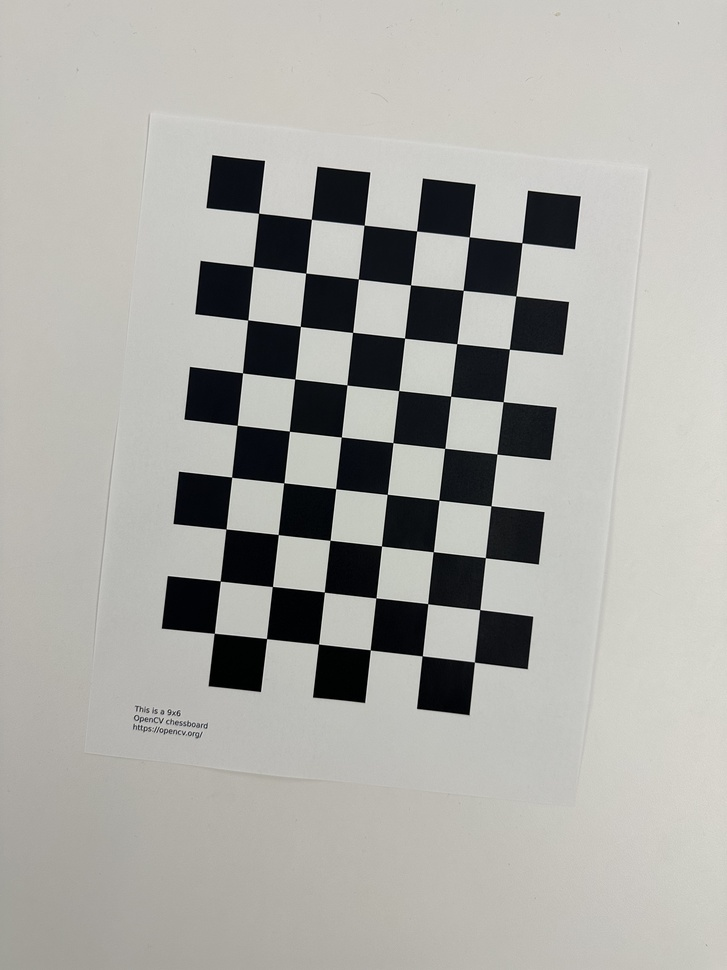
#> input picture camera_calibration/iphone_checkerboards/IMG_5815.jpeg, 727 x 970 px, shrunk from 3024 x 4032 before the run; its folder holds only this picture in this run
$ python calibration.py
#> lines starting #> are read from the running program, lines starting #| are printed output that depends on the picture; after the words box and inside, x2 and y2 are one past the last pixel; in counts of white or black regions, pixels touching at a corner belong together; long printed decimals are rounded
import numpy as np
import cv2 as cv
import glob

w = 6
h = 9
# termination criteria
criteria = (cv.TERM_CRITERIA_EPS + cv.TERM_CRITERIA_MAX_ITER, 30, 0.001)
# prepare object points, like (0,0,0), (1,0,0), (2,0,0) ....,(6,5,0)
objp = np.zeros((w*h,3), np.float32)
objp[:,:2] = np.mgrid[0:h,0:w].T.reshape(-1,2)
# Arrays to store object points and image points from all the images.
objpoints = [] # 3d point in real world space
imgpoints = [] # 2d points in image plane.
images = glob.glob('*.jpeg')

cv.startWindowThread()
for fname in images:
    print(fname)
    img = cv.imread(fname)
#> img is the input picture: shape (970, 727, 3); mean B, G, R 165.4, 170, 170.6
    gray = cv.cvtColor(img, cv.COLOR_BGR2GRAY)
    # Find the chess board corners
    ret, corners = cv.findChessboardCornersSB(gray, (h,w), None)
#> ret = True; corners = 54 rows, first 8: [214.1, 633.3], [220.2, 581], [225.9, 529.1], [231.6, 477.2], [237.1, 425.2], [242.5, 372.9], [247.7, 320], [252.9, 266.5]
    # If found, add object points, image points (after refining them)
    if ret == True:
        objpoints.append(objp)
        corners2 = cv.cornerSubPix(gray,corners, (11,11), (-1,-1), criteria)
#> corners2 = 54 rows, first 8: [214.2, 633.3], [220.3, 581], [225.9, 529], [231.6, 477.2], [237.1, 425.3], [242.5, 372.8], [247.7, 320], [252.9, 266.5]
        imgpoints.append(corners2)
        # Draw and display the corners
        cv.drawChessboardCorners(img, (h,w), corners2, ret)
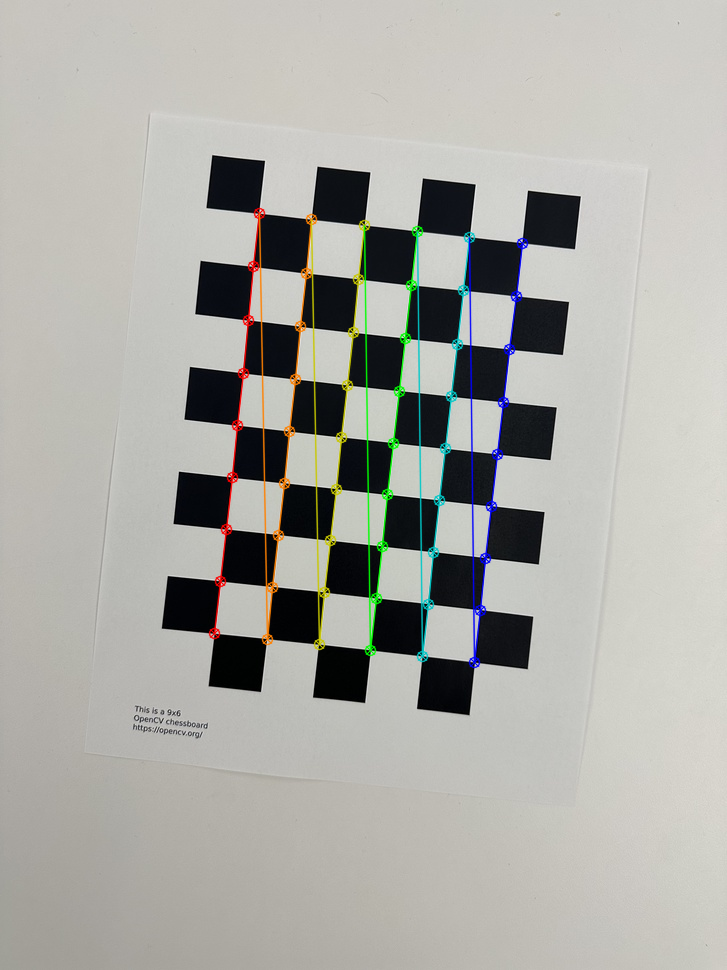
#> img: shape (970, 727, 3); 2.58% of pixels changed, all inside (x1, y1, x2, y2) = (208, 207, 529, 669)
        cv.imshow('img', img)
        cv.waitKey(500)
cv.destroyAllWindows()

ret, mtx, dist, rvecs, tvecs = cv.calibrateCamera(objpoints, imgpoints, gray.shape[::-1], None, None)
#> ret = 0.114; mtx = [[2760.1, 0, 359.2], [0, 2765.7, 481.8], [0, 0, 1]]; dist = [[2.01, 67.53, -0.00275, -0.00558, -11412.1]]; rvecs = ([0.0386, 0.0502, -1.46],); tvecs = ([-2.77, 2.89, 53.34],)

mean_error = 0
for i in range(len(objpoints)):
    imgpoints2, _ = cv.projectPoints(objpoints[i], rvecs[i], tvecs[i], mtx, dist)
    error = cv.norm(imgpoints[i], imgpoints2, cv.NORM_L2)/len(imgpoints2)
    mean_error += error
#> this loop made 1 pass
#> (error, mean_error) on pass 1: (0.0155, 0.0155)
#> after the loop, mean_error = 0.0155
print( "total error: {}".format(mean_error/len(objpoints)) )
#| total error: 0.01548

np.save("iphone_intrinsics.npy", mtx)
np.save("iphone_distortion.npy", dist)

$ run again, on camera_calibration/iphone_checkerboards/IMG_5819.jpeg
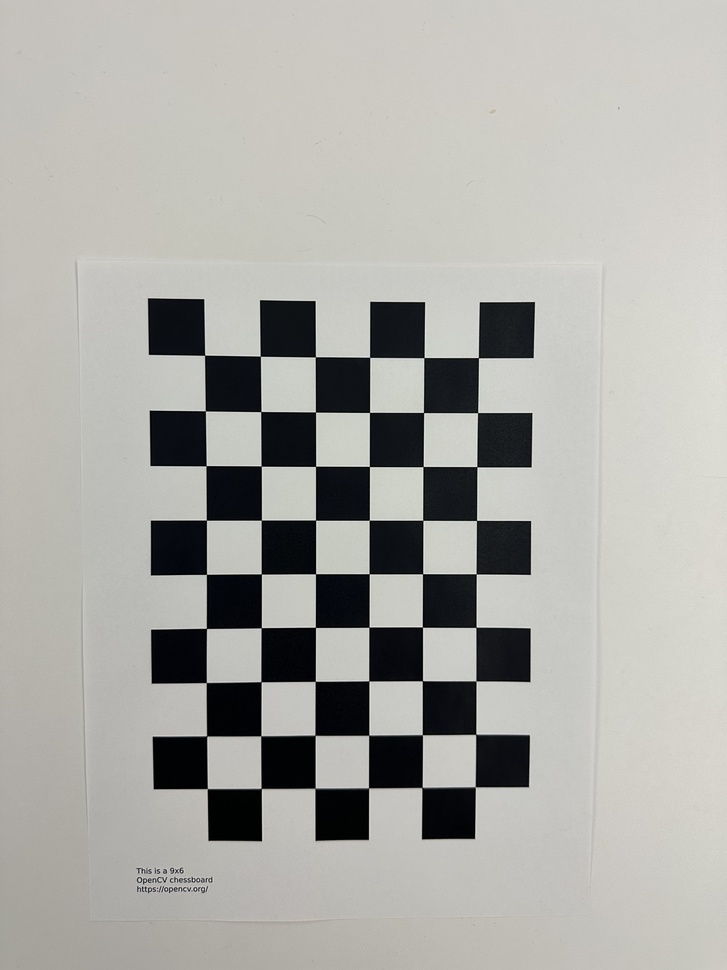
#> input picture camera_calibration/iphone_checkerboards/IMG_5819.jpeg, 727 x 970 px, shrunk from 3024 x 4032 before the run
#> img is the input picture: shape (970, 727, 3); mean B, G, R 165.9, 170.5, 170.9
#> `ret, corners = cv.findChessboardCornersSB(gray, (h,w), None)`: ret = True; corners = 54 rows, first 8: [207.2, 788.7], [206.6, 736.2], [206.2, 682.7], [206.4, 628.5], [206.4, 574.4], [206.4, 520.2], [206.1, 465.8], [205.3, 410.9]
#> corners2 = 54 rows, first 8: [207.3, 788.6], [206.6, 736], [206.3, 682.6], [206.4, 628.4], [206.4, 574.4], [206.4, 520.2], [206.1, 465.7], [205.3, 410.8]
#> `cv.drawChessboardCorners(img, (h,w), corners2, ret)`:
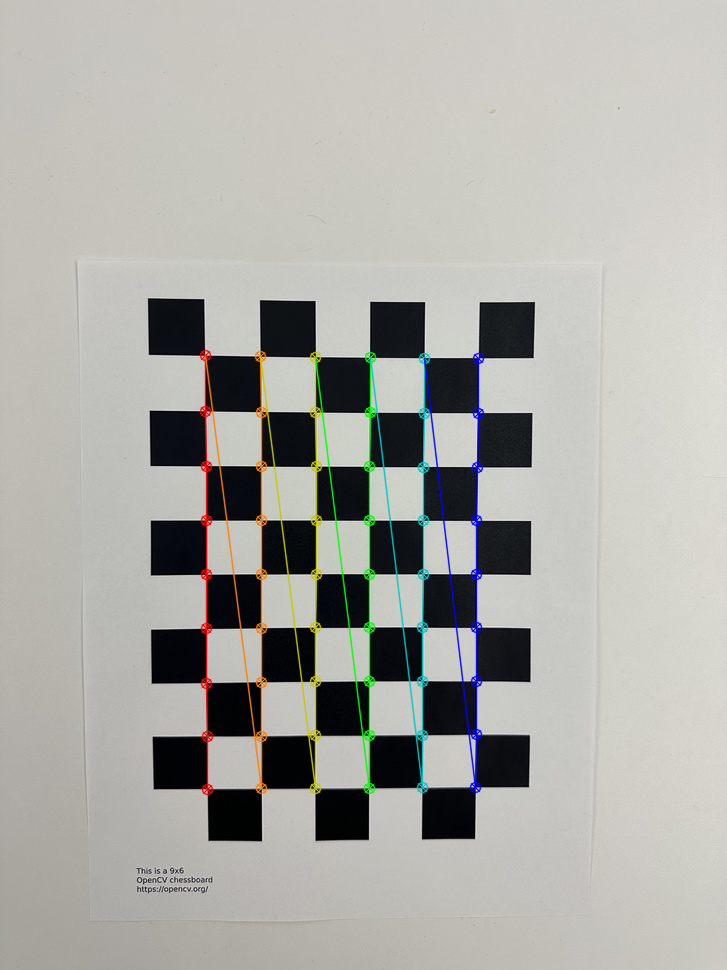
#> img: shape (970, 727, 3); 2.62% of pixels changed, all inside (x1, y1, x2, y2) = (199, 349, 485, 796)
#> `ret, mtx, dist, rvecs, tvecs = cv.calibrateCamera(objpoints, imgpoints..`: ret = 0.122; mtx = [[559.4, 0, 366.3], [0, 559.5, 498.5], [0, 0, 1]]; dist = [[0.137, -0.292, -0.00109, -8.98e-05, 0.022]]; rvecs = ([0.0379, 0.00678, -1.57],); tvecs = ([-2.96, 5.4, 10.54],)
#> the loop `for i in range(len(objpoints)):` made 1 pass
#> (error, mean_error) on pass 1: (0.0167, 0.0167)
#> after the loop `for i in range(len(objpoints)):`: mean_error = 0.0167
#| total error: 0.01666

$ run again, on camera_calibration/iphone_checkerboards/IMG_5820.jpeg
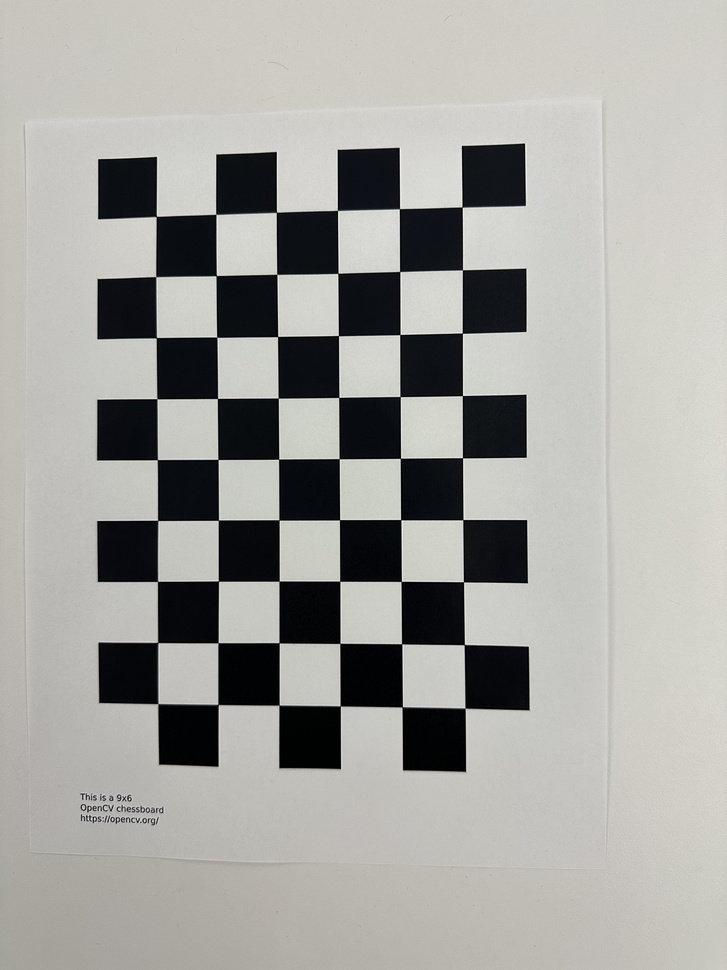
#> input picture camera_calibration/iphone_checkerboards/IMG_5820.jpeg, 727 x 970 px, shrunk from 3024 x 4032 before the run
#> img is the input picture: shape (970, 727, 3); mean B, G, R 158.8, 162.9, 163.3
#> `ret, corners = cv.findChessboardCornersSB(gray, (h,w), None)`: ret = True; corners = 54 rows, first 8: [157.7, 703.8], [157.5, 642.7], [157.4, 581.5], [157.5, 520.4], [157.3, 459.7], [156.8, 398.9], [156.1, 337.7], [155.7, 276.6]
#> corners2 = 54 rows, first 8: [157.8, 703.7], [157.6, 642.5], [157.5, 581.4], [157.6, 520.4], [157.3, 459.7], [156.8, 398.7], [156.3, 337.7], [155.7, 276.6]
#> `cv.drawChessboardCorners(img, (h,w), corners2, ret)`:
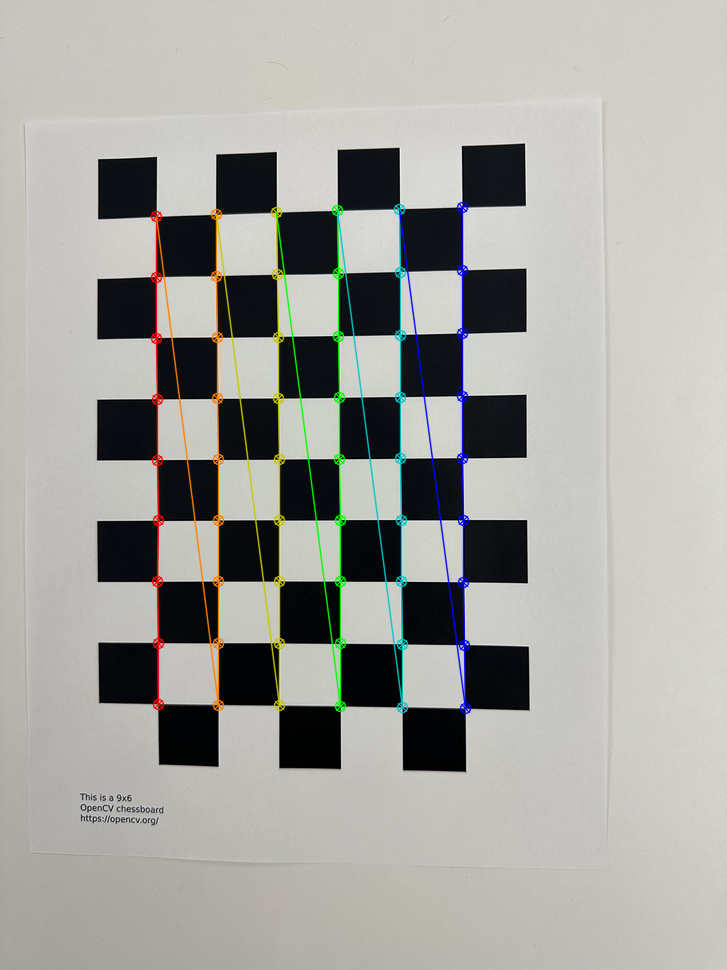
#> img: shape (970, 727, 3); 2.93% of pixels changed, all inside (x1, y1, x2, y2) = (150, 201, 472, 715)
#> `ret, mtx, dist, rvecs, tvecs = cv.calibrateCamera(objpoints, imgpoints..`: ret = 0.14; mtx = [[938, 0, 359.7], [0, 937.2, 477.3], [0, 0, 1]]; dist = [[0.337, -1.41, -0.00136, -0.00045, -4.14]]; rvecs = ([-0.0693, 0.0613, -1.58],); tvecs = ([-3.3, 3.71, 15.59],)
#> the loop `for i in range(len(objpoints)):` made 1 pass
#> (error, mean_error) on pass 1: (0.0191, 0.0191)
#> after the loop `for i in range(len(objpoints)):`: mean_error = 0.0191
#| total error: 0.01909

$ run again, on camera_calibration/iphone_checkerboards/IMG_5821.jpeg
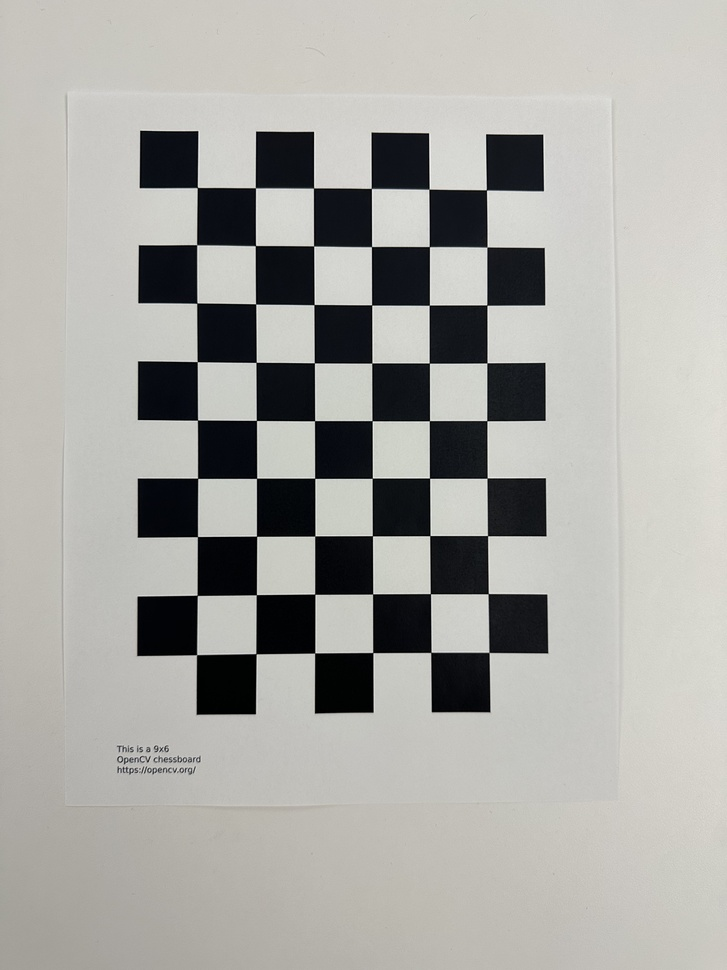
#> input picture camera_calibration/iphone_checkerboards/IMG_5821.jpeg, 727 x 970 px, shrunk from 3024 x 4032 before the run
#> img is the input picture: shape (970, 727, 3); mean B, G, R 163.4, 167.5, 168.1
#> `ret, corners = cv.findChessboardCornersSB(gray, (h,w), None)`: ret = True; corners = 54 rows, first 8: [196.5, 654.8], [197.1, 595.4], [197.3, 536.7], [197.6, 478.3], [197.4, 420.1], [197.1, 361.7], [196.8, 303.1], [196.6, 244.7]
#> corners2 = 54 rows, first 8: [196.5, 654.7], [197.2, 595.4], [197.4, 536.6], [197.6, 478.3], [197.5, 420.1], [197.2, 361.7], [196.8, 303.1], [196.6, 244.7]
#> `cv.drawChessboardCorners(img, (h,w), corners2, ret)`:
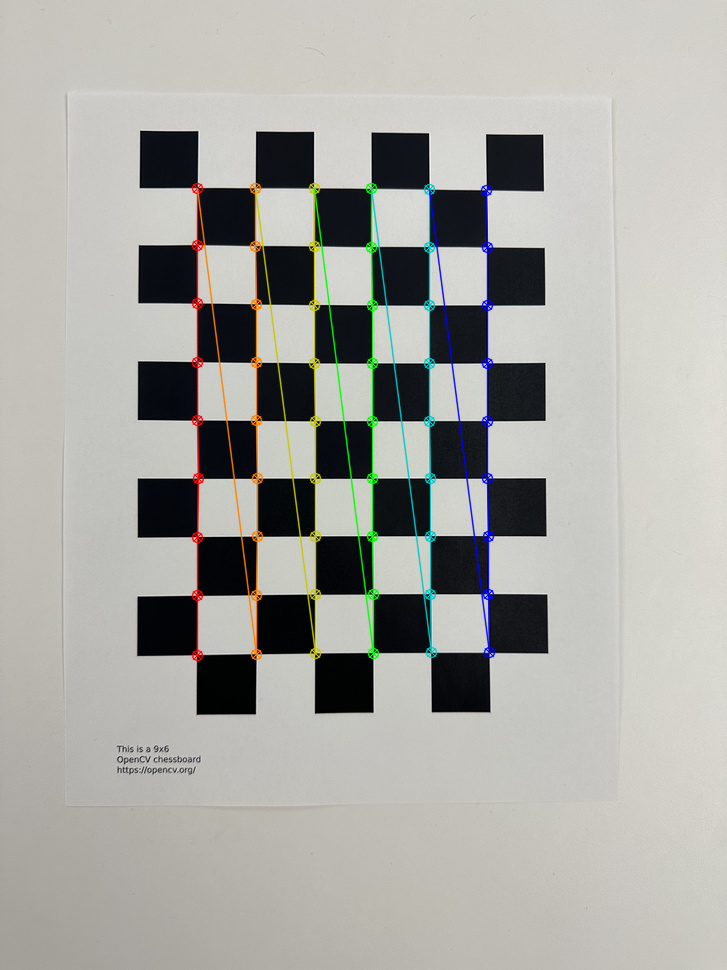
#> img: shape (970, 727, 3); 2.79% of pixels changed, all inside (x1, y1, x2, y2) = (191, 182, 496, 662)
#> `ret, mtx, dist, rvecs, tvecs = cv.calibrateCamera(objpoints, imgpoints..`: ret = 0.106; mtx = [[1632.6, 0, 363.7], [0, 1632.9, 482.3], [0, 0, 1]]; dist = [[0.975, -13.76, -0.00151, -0.000715, -59.93]]; rvecs = ([0.0124, -0.0759, -1.57],); tvecs = ([-2.84, 2.93, 28.12],)
#> the loop `for i in range(len(objpoints)):` made 1 pass
#> (error, mean_error) on pass 1: (0.0145, 0.0145)
#> after the loop `for i in range(len(objpoints)):`: mean_error = 0.0145
#| total error: 0.01447

$ run again, on camera_calibration/iphone_checkerboards/IMG_5816.jpeg
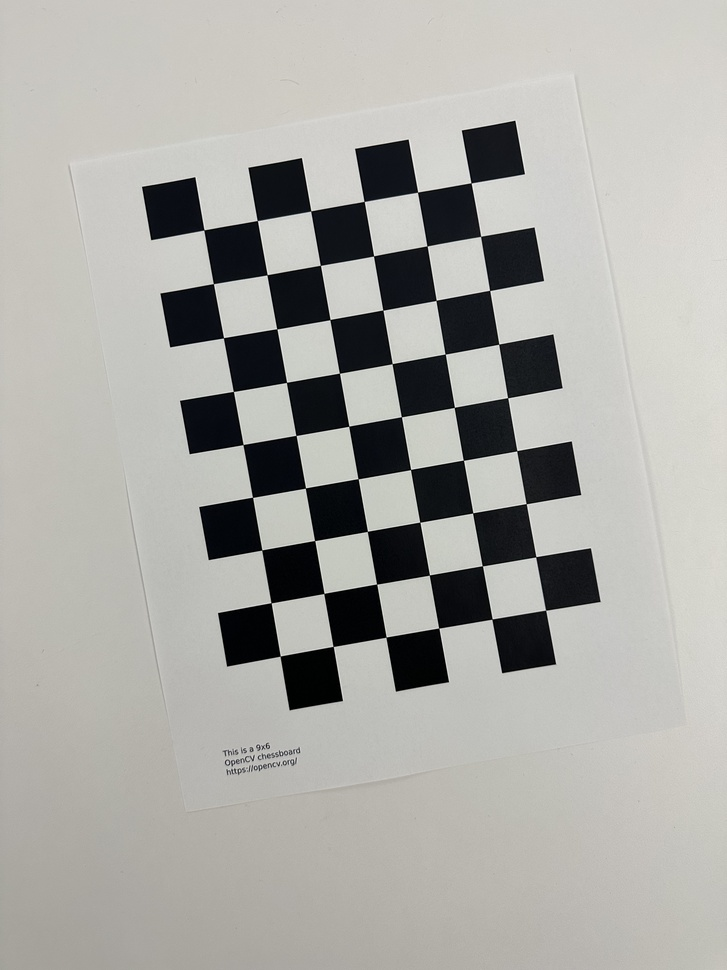
#> input picture camera_calibration/iphone_checkerboards/IMG_5816.jpeg, 727 x 970 px, shrunk from 3024 x 4032 before the run
#> img is the input picture: shape (970, 727, 3); mean B, G, R 164.6, 169, 169.5
#> `ret, corners = cv.findChessboardCornersSB(gray, (h,w), None)`: ret = True; corners = 54 rows, first 8: [280.1, 656.1], [271, 602.9], [261.7, 550.1], [252.5, 497.3], [243, 444.6], [233.3, 391.5], [223.4, 337.8], [213.3, 283.7]
#> corners2 = 54 rows, first 8: [280.2, 656.1], [271, 602.8], [261.8, 550], [252.5, 497.3], [243, 444.5], [233.4, 391.5], [223.4, 337.8], [213.4, 283.6]
#> `cv.drawChessboardCorners(img, (h,w), corners2, ret)`:
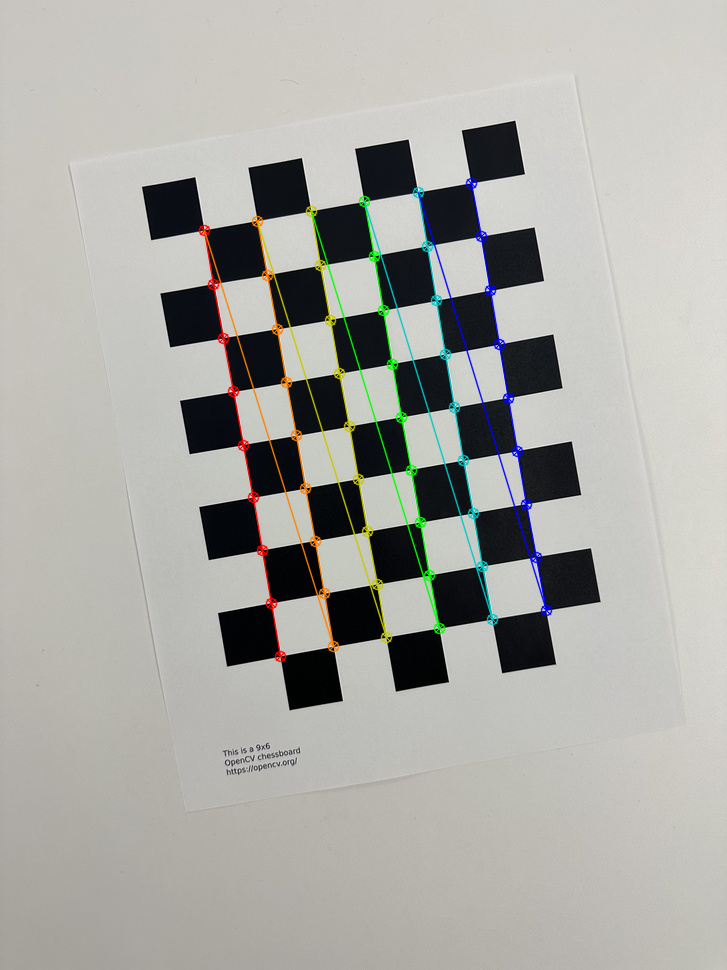
#> img: shape (970, 727, 3); 2.58% of pixels changed, all inside (x1, y1, x2, y2) = (198, 177, 553, 663)
#> `ret, mtx, dist, rvecs, tvecs = cv.calibrateCamera(objpoints, imgpoints..`: ret = 0.11; mtx = [[3222.3, 0, 362.8], [0, 3223, 488.6], [0, 0, 1]]; dist = [[3.09, -11.96, -0.00244, -0.00426, -15003.1]]; rvecs = ([-0.00223, 0.0337, -1.74],); tvecs = ([-1.54, 3.12, 60.5],)
#> the loop `for i in range(len(objpoints)):` made 1 pass
#> (error, mean_error) on pass 1: (0.015, 0.015)
#> after the loop `for i in range(len(objpoints)):`: mean_error = 0.015
#| total error: 0.01497
